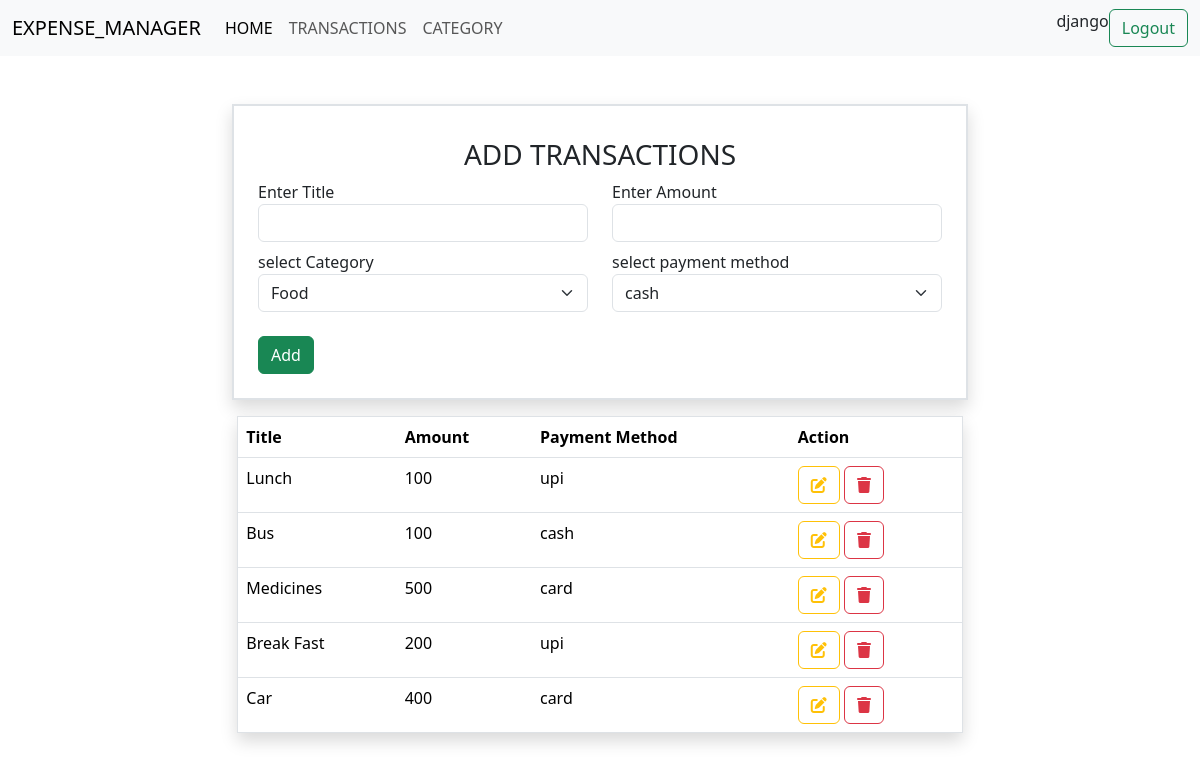
Page /transaction/add/ (signed in) on the committed database.
### myapp/models.py (models this page shows, shortened)
class Transactions(models.Model):
    title=models.CharField(max_length=200)
    amount=models.PositiveIntegerField()
    category_object=models.ForeignKey(Category,on_delete=models.CASCADE)
    payment_options={
        ("cash","cash"),
        ("upi","upi"),
        ("card","card")
    }
    payment_method=models.CharField(max_length=200,choices=payment_options,default="cash")
    created_date=models.DateTimeField(auto_now_add=True)
    owner=models.ForeignKey(User,on_delete=models.CASCADE)

### myapp/views.py (the view, shortened to what this page needs)
# urls.py: path('transaction/add/',views.TransactionCreateView.as_view(),name="transaction-add"),
class TransactionCreateView(View):
    def get(self,request,*args,**kwargs):
        form_instance=TransactionForm()
        cur_month=timezone.now().month
        cur_year=timezone.now().year
        categories=Category.objects.filter(owner=request.user)
        qs=Transactions.objects.filter(created_date__month=cur_month,created_date__year=cur_year,owner=request.user)
        return render(request,"transaction_add.html",{"form":form_instance,"transactions":qs,"categories":categories})

### myapp/forms.py
class TransactionForm(forms.ModelForm):
    class Meta:
        model=Transactions
        fields=["title","amount","category_object","payment_method"]
        widgets={
            "title":forms.TextInput(attrs={"class":"form-control mb-2"}),
            "amount":forms.NumberInput(attrs={"class":"form-control mb-2"}),
            "category_object":forms.Select(attrs={"class":"form-control form-select mb-2 "}),
            "payment_method":forms.Select(attrs={"class":"form-control form-select mb-2"}),
        }

### myapp/templates/transaction_add.html (shortened to what this page needs)
{% extends 'base.html'%}
{%block main_block%}
<div class="container">
    <div class="row mt-5">
        <div class="col-2"></div>
        <div class="col-8">
            <form action="" method="post" class="border border-2 p-4 shadow">
                <h3 class="text-center my-2">ADD TRANSACTIONS</h3>
                <div class="row">
                    <div class="col-6">
                        <label for="">Enter Title</label>
                        {{form.title}}
                    </div>
                    <div class="col-6">
                        <label for="">Enter Amount</label>
                        {{form.amount}}
                    </div>
                </div>
                <div class="row">
                    <div class="col-6">
                        <label for="">select Category</label>
                        <select name="category_object" id="" class="form-select form-control">
                            {%for cat in categories %}
                            <option value="{{cat.id}}">{{cat.name}}</option>
                            {%endfor%}
                        </select>
                    </div>
                    <div class="col-6">
                        <label for="">select payment method</label>
                        {{form.payment_method}}
                    </div>
                </div>
                <button type="submit" class="btn btn-success mt-3">Add</button>
            </form>
        </div>
        <div class="col-2"></div>
    </div>
    <div class="row mt-2 p-2">
        <div class="col-2"></div>
        <div class="col-8">
            <table class="table border shadow">
                <tr>
                    <th>Title</th>
                    <th>Amount</th>
                    <th>Payment Method</th>
                    <th>Action</th>
                </tr>
                {%for t in transactions%}
                <tr>
                    <td>{{t.title}}</td>
                    <td>{{t.amount}}</td>
                    <td>{{t.payment_method}}</td>
                    <td>
                        <a href="{%url 'transaction-change' t.id%}" class="btn btn-outline-warning"><i class="fa-solid fa-pen-to-square"></i></a>
                        <a href="{%url 'transaction-remove' t.id%}" class="btn btn-outline-danger"><i class="fa-solid fa-trash"></i></a>
                    </td>
                </tr>
                {%endfor%}
            </table>
        </div>
        <div class="col-2"></div>
    </div>
</div>
{%endblock%}

### myapp/templates/base.html (shortened to what this page needs)
<!DOCTYPE html>
<html lang="en">
<head>
    <link href="https://cdn.jsdelivr.net/npm/bootstrap@5.3.3/dist/css/bootstrap.min.css" rel="stylesheet">
    <link rel="stylesheet" href="https://cdnjs.cloudflare.com/ajax/libs/font-awesome/6.6.0/css/all.min.css" />
</head>
<body>
    <nav class="navbar navbar-expand-lg navbar-light bg-light">
        <div class="container-fluid">
          <a class="navbar-brand" href="#">EXPENSE_MANAGER</a>
          <div class="collapse navbar-collapse" id="navbarSupportedContent">
            <ul class="navbar-nav me-auto mb-2 mb-lg-0">
              <li class="nav-item">
                <a class="nav-link active" aria-current="page" href="{%url 'summary' %}">HOME</a>
              </li>
              <li class="nav-item">
                <a class="nav-link" href="{%url 'transaction-add'%}">TRANSACTIONS</a>
              </li>
              <li class="nav-item">
                <a class="nav-link" href="{%url 'category-add'%}">CATEGORY</a>
              </li>
            </ul>
            <form class="d-flex" role="search">
              {{request.user}}
              <a href="{%url 'signout'%}"  class="btn btn-outline-success" >Logout</a>
            </form>
          </div>
        </div>
      </nav>
      {%block main_block%}
      {%endblock%}
</body>
</html>

### rows in the picture
Transactions: title "Lunch", amount "100", payment_method "upi"
Transactions: title "Bus", amount "100", payment_method "cash"
Transactions: title "Medicines", amount "500", payment_method "card"
Transactions: title "Break Fast", amount "200", payment_method "upi"
Transactions: title "Car", amount "400", payment_method "card"

### other values in the picture
{{ request.user }} "django"
form field category_object "Food"
